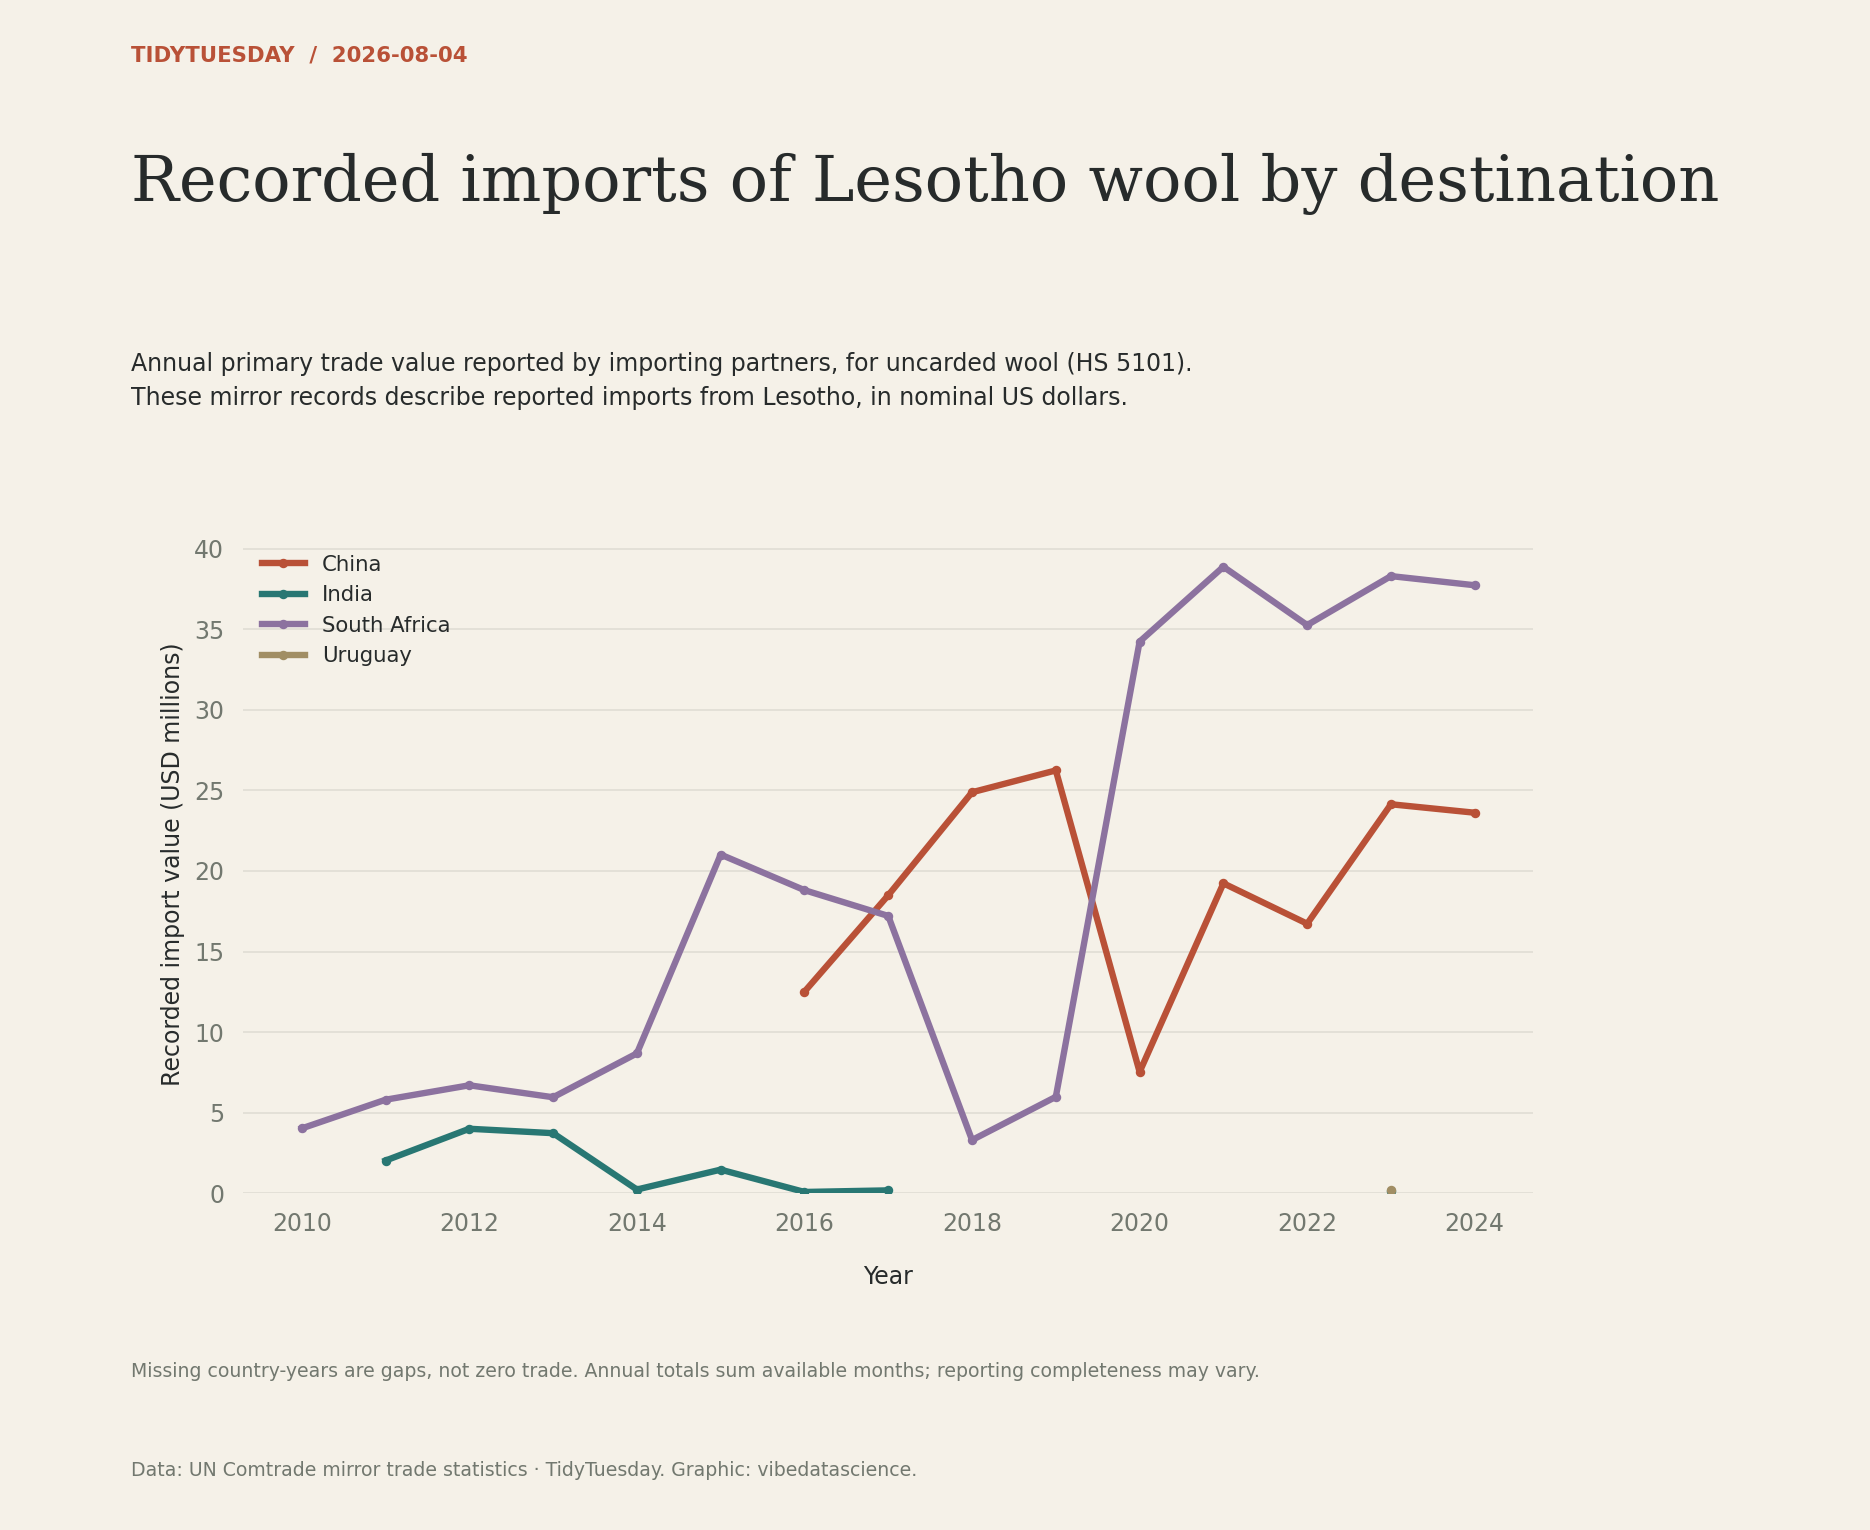

Python code for this plot:
"""TidyTuesday 2026-08-04: Recorded imports of Lesotho wool by destination. Reproduce the chart from the bundled source data."""
from pathlib import Path
import textwrap
import re
from collections import Counter
import numpy as np
import pandas as pd
import matplotlib
matplotlib.use('Agg')
import matplotlib.pyplot as plt
import matplotlib.dates as mdates
from matplotlib.ticker import FuncFormatter, MaxNLocator
from matplotlib.colors import LinearSegmentedColormap, Normalize
from matplotlib.patches import Patch

HERE = Path(__file__).resolve().parent
PAPER, INK, MUTED, ACCENT, SECOND = ('#f5f1e8', '#272b2b', '#72786f', '#b95137', '#287773')
plt.rcParams.update({'font.family':'DejaVu Sans', 'font.size':10, 'text.color':INK,
 'axes.labelcolor':INK, 'xtick.color':MUTED, 'ytick.color':MUTED,
 'axes.edgecolor':MUTED, 'savefig.facecolor':PAPER})

def read(name):
    data = pd.read_csv(HERE / 'data' / (name + '.csv.gz'), low_memory=False)
    assert len(data), 'Empty source data'
    return data

def figure(subtitle, height=9):
    fig = plt.figure(figsize=(11,height), facecolor=PAPER)
    fig.text(.07,.96,'TIDYTUESDAY  /  2026-08-04',fontsize=9,color=ACCENT,weight='bold')
    fig.text(.07,.90,textwrap.fill('Recorded imports of Lesotho wool by destination',48),fontsize=27,fontfamily='DejaVu Serif',va='top',linespacing=1.14)
    fig.text(.07,.77,subtitle,fontsize=10,va='top',linespacing=1.55)
    fig.text(.07,.035,textwrap.fill('Data: UN Comtrade mirror trade statistics · TidyTuesday. Graphic: vibedatascience.',110),fontsize=8,color=MUTED,linespacing=1.5)
    return fig

def axis(fig, rect=(.24,.18,.69,.49), grid='x'):
    ax=fig.add_axes(rect,facecolor=PAPER)
    for spine in ax.spines.values():spine.set_visible(False)
    ax.tick_params(length=0,pad=8)
    if grid:ax.grid(axis=grid,color=MUTED,alpha=.16,linewidth=.7)
    ax.set_axisbelow(True)
    return ax

def save(fig):
    fig.savefig(HERE / '20260804.png',dpi=170)
    plt.close(fig)
    print('2026-08-04: saved 20260804.png')

df=read('basotho_wool');d=df[(df.cmd_code==5101)&(df.flow_code=='M')].copy();assert d.primary_value.ge(0).all()
assert not d.duplicated(['ref_year','ref_month','reporter_iso','cmd_code']).any()
p=d.pivot_table(index='ref_year',columns='reporter_desc',values='primary_value',aggfunc='sum',dropna=False).sort_index()/1e6
fig=figure('Annual primary trade value reported by importing partners, for uncarded wool (HS 5101).\nThese mirror records describe reported imports from Lesotho, in nominal US dollars.',9)
ax=axis(fig,(.13,.22,.69,.43),grid='y')
for (country,s),color in zip(p.items(),[ACCENT,SECOND,'#8c729f','#a18e64']):
 ax.plot(s.index,s,color=color,lw=2.7,marker='o',ms=3,label=country)
ax.set_ylim(bottom=0);ax.set_ylabel('Recorded import value (USD millions)');ax.set_xlabel('Year',labelpad=12);ax.legend(frameon=False,fontsize=9)
fig.text(.07,.10,'Missing country-years are gaps, not zero trade. Annual totals sum available months; reporting completeness may vary.',fontsize=8,color=MUTED)
save(fig)
